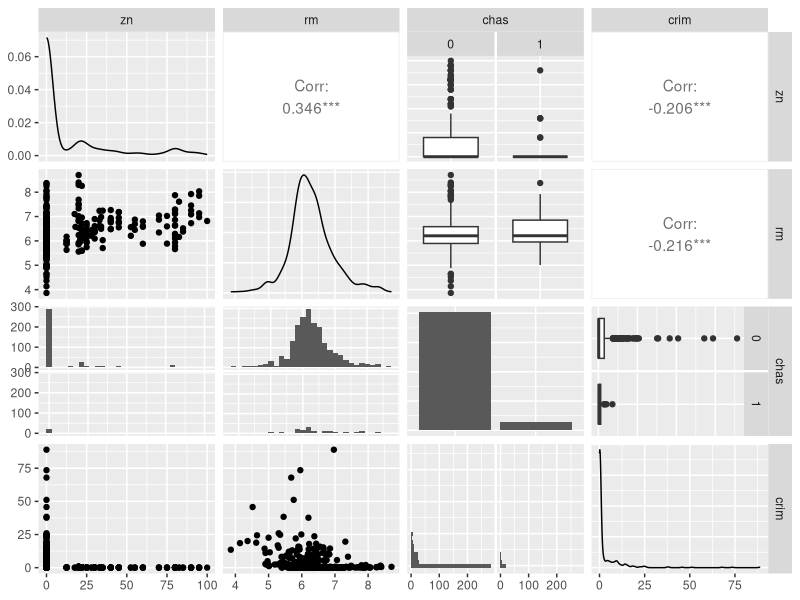
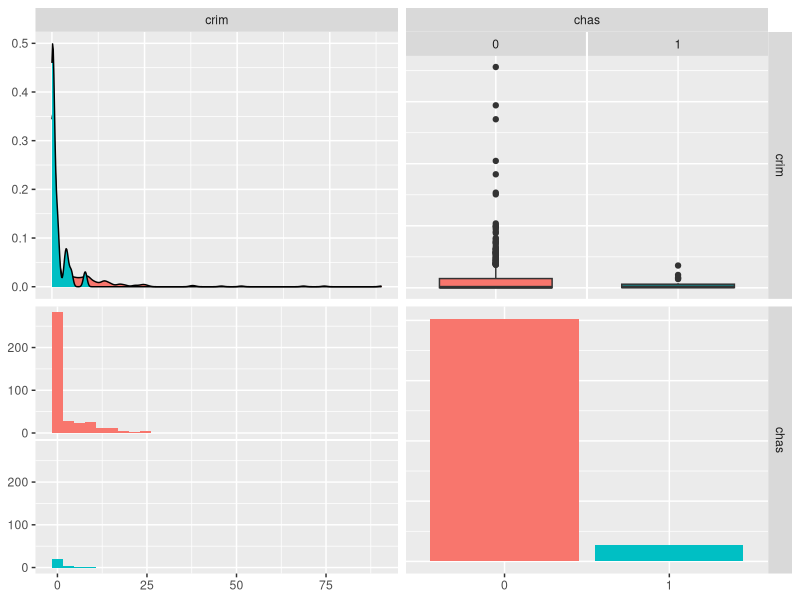
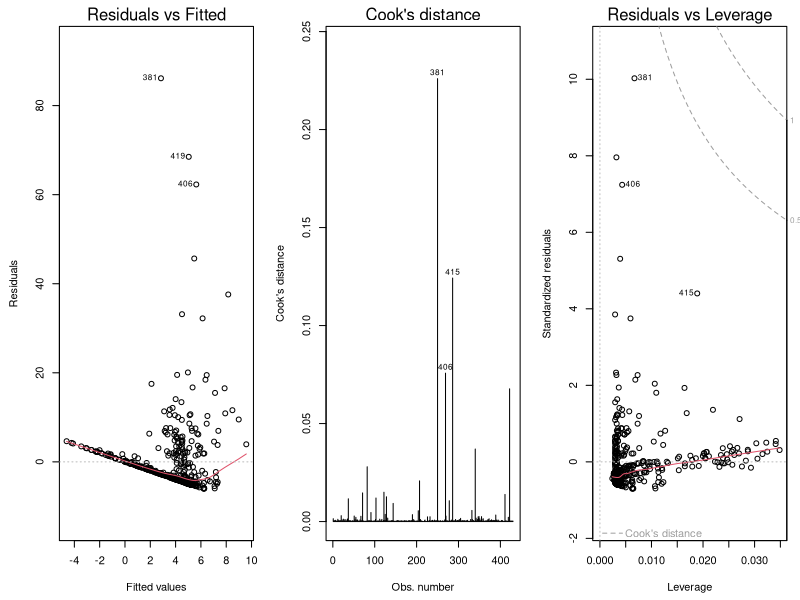
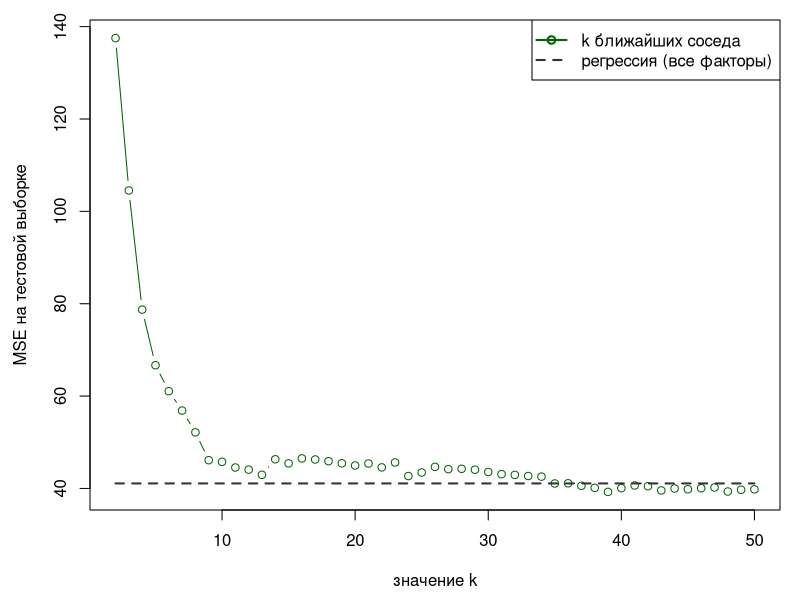

R code for these plots, in order:
## ---- chunk 1
# загрузка пакетов
library('MASS')
library('GGally')       # графики совместного разброса переменных
library('lmtest')       # тесты остатков регрессионных моделей
library('FNN')          # алгоритм kNN
## ---- chunk 2
# константы
my.seed <- 12345
train.percent <- 0.85

# загрузка данных
data(Boston)
Boston <- subset(Boston, select = c(crim, zn, rm, chas))
#Boston[ ]

#преобразуем категориальные переменные в факторы

Boston$chas <- as.factor(Boston$chas)

# обучающая выборка
set.seed(my.seed)
inTrain <- sample(seq_along(Boston$crim), 
                  nrow(Boston) * train.percent)
df.train <- Boston[inTrain, c(colnames(Boston)[-1], colnames(Boston)[1])]
df.test <- Boston[-inTrain, -1]
## ---- chunk 3
# совместный график разброса переменных
ggp <- ggpairs( df.train, upper = list(combo = 'box'))
print(ggp, progress = F)

# описательные статистики по переменным
summary(df.train)
str(df.train)

# цвета по фактору chas
ggp <- ggpairs(df.train[, c('crim','chas')], 
               aes(color = chas), upper = list(combo = 'box'))
print(ggp, progress = F)
## ---- chunk 4
model.1 <- lm(crim ~ . + chas:zn + chas:rm,
              data = df.train)
summary(model.1)
## ---- chunk 5
model.2 <- lm(crim ~ . + chas:rm,
              data = df.train)
summary(model.2)
## ---- chunk 6
model.3 <- lm(crim ~ .,
              data = df.train)
summary(model.3)
## ---- chunk 7
model.4 <- lm(crim ~ zn + rm ,
              data = df.train)
summary(model.4)
## ---- chunk 8
# тест Бройша-Пагана
bptest(model.4)
# статистика Дарбина-Уотсона
dwtest(model.4)
# графики остатков
## ---- chunk 9
par(mar = c(4.5, 4.5, 2, 1))
par(mfrow = c(1, 3))
plot(model.4, 1)
plot(model.4, 4)
plot(model.4, 5)
par(mfrow = c(1, 1))
## ---- chunk 10
# фактические значения y на тестовой выборке
y.fact <- Boston[-inTrain, ]$crim
y.model.lm <- predict(model.4, df.test)
MSE.lm <- sum((y.model.lm - y.fact)^2) / length(y.model.lm)

# kNN требует на вход только числовые переменные
df.train.num <- as.data.frame(apply(df.train, 2, as.numeric))
df.test.num <- as.data.frame(apply(df.test, 2, as.numeric))

for (i in 2:50){
    model.knn <- knn.reg(train = df.train.num[, !(colnames(df.train.num) %in% 'crim')], 
                     y = df.train.num[, 'crim'], 
                     test = df.test.num, k = i)
    y.model.knn <- model.knn$pred
    if (i == 2){
        MSE.knn <- sum((y.model.knn - y.fact)^2) / length(y.model.knn)
    } else {
        MSE.knn <- c(MSE.knn, 
                     sum((y.model.knn - y.fact)^2) / length(y.model.knn))
    }
}

# график
par(mar = c(4.5, 4.5, 1, 1))
# ошибки kNN
plot(2:50, MSE.knn, type = 'b', col = 'darkgreen',
     xlab = 'значение k', ylab = 'MSE на тестовой выборке')
# ошибка регрессии
lines(2:50, rep(MSE.lm, 49), lwd = 2, col = grey(0.2), lty = 2)
legend('topright', lty = c(1, 2), pch = c(1, NA), 
       col = c('darkgreen', grey(0.2)), 
       legend = c('k ближайших соседа', 'регрессия (все факторы)'), 
       lwd = rep(2, 2))
